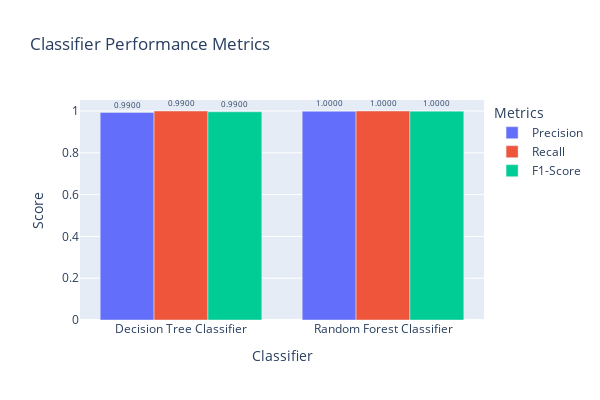

Write notebook code for a chart like this one.
### Code cell
fig = px.bar(df_vis, x='Classifier', y='Score', color='Metrics', barmode='group',
             height=400, width=600, title="Classifier Performance Metrics")

fig.update_layout(xaxis=dict(categoryorder='category ascending'))
fig.update_traces(customdata=df_vis['Score'], texttemplate='%{customdata}', textposition='auto', textfont=dict(size=8))
fig.update_traces(text=df_vis['Score'], texttemplate='%{text}', textposition='outside', textfont=dict(size=8))
fig.update_traces(hovertemplate='%{x}<br>Score: %{y:.4f}<extra></extra>')
fig.update_layout(uniformtext_minsize=8, uniformtext_mode='hide')
fig.update_traces(text=df_vis['Score'].round(2).astype(str), texttemplate='%{text:.4f}', textposition='outside', textfont=dict(size=8))
fig.show()

### Figure 1 — Plotly figure (JSON) as saved in the notebook; plotly's stock layout.template omitted (floating-point values rounded to 4 significant figures)
{"data": [{"alignmentgroup": "True", "customdata": [0.9926, 1, 0.9963, 0.9986, 1, 0.9993], "hovertemplate": "%{x}<br>Score: %{y:.4f}<extra></extra>", "legendgroup": "Precision", "marker": {"color": "#636efa", "pattern": {"shape": ""}}, "name": "Precision", "offsetgroup": "Precision", "orientation": "v", "showlegend": true, "text": ["0.99", "1.0", "1.0", "1.0", "1.0", "1.0"], "textfont": {"size": 8}, "textposition": "outside", "texttemplate": "%{text:.4f}", "type": "bar", "x": ["Decision Tree Classifier", "Random Forest Classifier"], "xaxis": "x", "y": [0.9926, 0.9986], "yaxis": "y"}, {"alignmentgroup": "True", "customdata": [0.9926, 1, 0.9963, 0.9986, 1, 0.9993], "hovertemplate": "%{x}<br>Score: %{y:.4f}<extra></extra>", "legendgroup": "Recall", "marker": {"color": "#EF553B", "pattern": {"shape": ""}}, "name": "Recall", "offsetgroup": "Recall", "orientation": "v", "showlegend": true, "text": ["0.99", "1.0", "1.0", "1.0", "1.0", "1.0"], "textfont": {"size": 8}, "textposition": "outside", "texttemplate": "%{text:.4f}", "type": "bar", "x": ["Decision Tree Classifier", "Random Forest Classifier"], "xaxis": "x", "y": [1, 1], "yaxis": "y"}, {"alignmentgroup": "True", "customdata": [0.9926, 1, 0.9963, 0.9986, 1, 0.9993], "hovertemplate": "%{x}<br>Score: %{y:.4f}<extra></extra>", "legendgroup": "F1-Score", "marker": {"color": "#00cc96", "pattern": {"shape": ""}}, "name": "F1-Score", "offsetgroup": "F1-Score", "orientation": "v", "showlegend": true, "text": ["0.99", "1.0", "1.0", "1.0", "1.0", "1.0"], "textfont": {"size": 8}, "textposition": "outside", "texttemplate": "%{text:.4f}", "type": "bar", "x": ["Decision Tree Classifier", "Random Forest Classifier"], "xaxis": "x", "y": [0.9963, 0.9993], "yaxis": "y"}], "layout": {"barmode": "group", "height": 400, "legend": {"title": {"text": "Metrics"}, "tracegroupgap": 0}, "title": {"text": "Classifier Performance Metrics"}, "uniformtext": {"minsize": 8, "mode": "hide"}, "width": 600, "xaxis": {"anchor": "y", "categoryorder": "category ascending", "domain": [0, 1], "title": {"text": "Classifier"}}, "yaxis": {"anchor": "x", "domain": [0, 1], "title": {"text": "Score"}}}}
